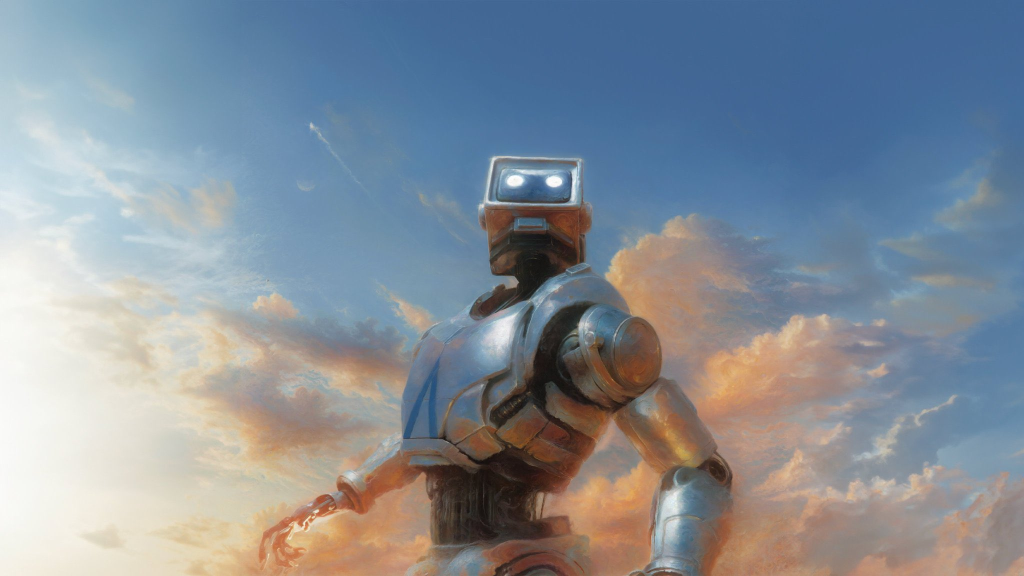
#> input picture pythonAnimation/GFLI_-vboAAikEK.jpeg, 2048 x 1152 px (shown at 1/2 size)
$ python main.py
#> lines starting #> are read from the running program, lines starting #| are printed output that depends on the picture
#> the answer given: GFLI_-vboAAikEK.jpeg
#> in main, image is the input picture: PIL image 2048x1152 RGB; mean R, G, B 133.4, 142.8, 153.2
import PIL.Image

ASCII_CHARS = ["@", "#", "S", "%", "?", "*", "+", ";", ":", ",", "."]

def resize_image(image, new_width = 100):
#> called with new_width = 100
    width, height = image.size
#> width = 2048; height = 1152
    ratio = 0.45
    new_height = int(new_width * (height / width) * ratio)
#> new_height = 25
    resized_image = image.resize((new_width, new_height))
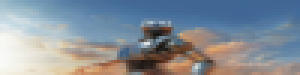
#> resized_image: PIL image 100x25 RGB (shown 3 times larger); mean R, G, B 133.4, 142.8, 153.2
    return(resized_image)

def grayify(image):
    grayscale_image = image.convert("L")
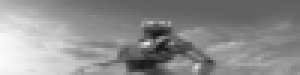
#> grayscale_image: PIL image 100x25 L (shown 3 times larger); min 19, max 249, mean 141.2
    return(grayscale_image)

def pixels_to_ascii(image):
    pixels = image.getdata()
    characters = "".join([ASCII_CHARS[pixel//25] for pixel in pixels])
    return(characters)

def main(new_width=100):
    path = input("Podaj ścieżkę: ")
    try:
        image = PIL.Image.open(path)
    except:
        print(path, "jest nieprawidłową ścieżką obrazu.")
    new_image_data = pixels_to_ascii(grayify(resize_image(image)))

    pixel_count = len(new_image_data)
#> pixel_count = 2500

    ascii_image = "\n".join(new_image_data[i:(i+new_width)] for i in range(0, pixel_count, new_width))

    print(ascii_image)
    with open("ascii_image.txt", "w") as f:
        f.write(ascii_image)

main()
